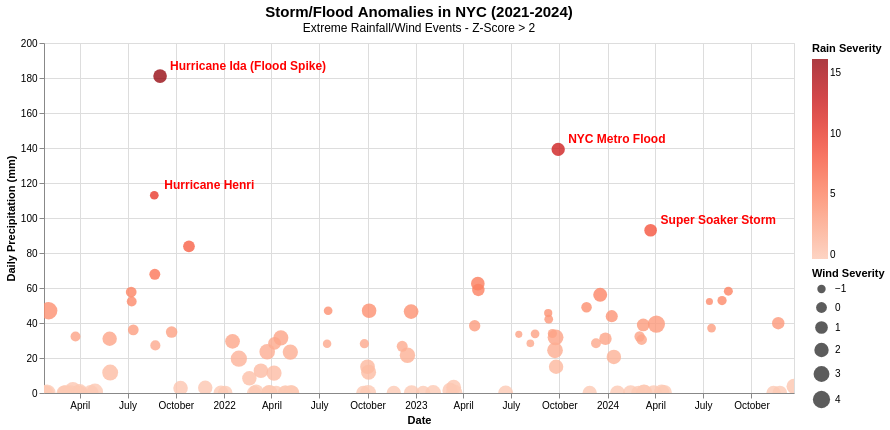

Here is the notebook cell this chart was saved with:
### Markdown cell above
After z-score detection, visualise it

### Code cell
brush = alt.selection_interval(bind='scales')

# plot of storms detected (2021-2024)
storms_visual = alt.Chart(storms_df).transform_calculate( 
    is_thunder="datum.wt_thunder == 1 ? 'Yes' : 'No'"
).mark_circle(size=100, opacity=0.8).encode(
    x=alt.X('date:T', title='Date'),
    y=alt.Y('precipitation:Q', title='Daily Precipitation (mm)'),
    size=alt.Size('wind_z:Q', title='Wind Severity', scale=alt.Scale(range=[50, 300])),
    color=alt.Color('precip_z:Q', title='Rain Severity', scale=alt.Scale(scheme='reds')),
    tooltip=[
        alt.Tooltip('date:T', title='Date'),
        alt.Tooltip('precipitation:Q', format='.1f', title='Rainfall (mm)'),
        alt.Tooltip('wind_speed:Q', format='.1f', title='Wind Speed (m/s)'),
        alt.Tooltip('precip_z:Q', format='.2f', title='Rain Severity'),
        alt.Tooltip('wind_z:Q', format='.2f', title='Wind Severity'),
        alt.Tooltip('is_thunder:N', title='Thunderstorm') 
    ]
).properties(
    title={
        "text": "Storm/Flood Anomalies in NYC (2021-2024)",
        "subtitle": "Extreme Rainfall/Wind Events - Z-Score > 2", 
        "fontSize": 15,
    },
    width=750,
    height=350
).add_params(brush)

# hurricane Ida
ida_label = alt.Chart(pd.DataFrame({'date': ['2021-09-01'], 'precipitation': [181.1]})).mark_text(
    align='left', dx=10, dy=-10, fontSize=12, fontWeight='bold', color='red'
).encode(
    x='date:T',
    y='precipitation:Q',
    text=alt.value('Hurricane Ida (Flood Spike)')
)

#metropolitan area 
metro_label = alt.Chart(pd.DataFrame({'date': ['2023-09-29'], 'precipitation': [139.2]})).mark_text(
    align='left', dx=10, dy=-10, fontSize=12, fontWeight='bold', color='red'
).encode(
    x='date:T',
    y='precipitation:Q',
    text=alt.value('NYC Metro Flood')
)

# hurricane Henri
henri_label = alt.Chart(pd.DataFrame({'date': ['2021-08-21'], 'precipitation': [113.0]})).mark_text(
    align='left', dx=10, dy=-10, fontSize=12, fontWeight='bold', color='red'
).encode(
    x='date:T',
    y='precipitation:Q',
    text=alt.value('Hurricane Henri')
)

# "super soaker storm
soaker_label = alt.Chart(pd.DataFrame({'date': ['2024-03-23'], 'precipitation': [93.0]})).mark_text(
    align='left', dx=10, dy=-10, fontSize=12, fontWeight='bold', color='red'
).encode(
    x='date:T',
    y='precipitation:Q',
    text=alt.value('Super Soaker Storm')
)

storms_visual + ida_label + metro_label + henri_label + soaker_label
